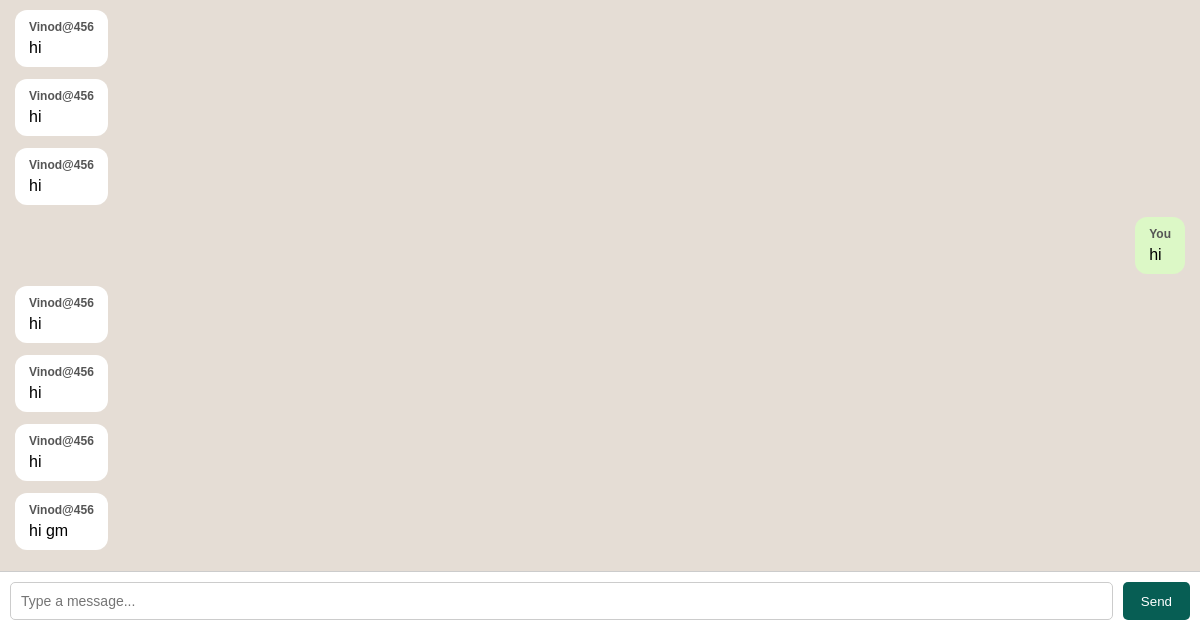
The page /chat/1/ (signed in, lower part) on the database as committed earlier.
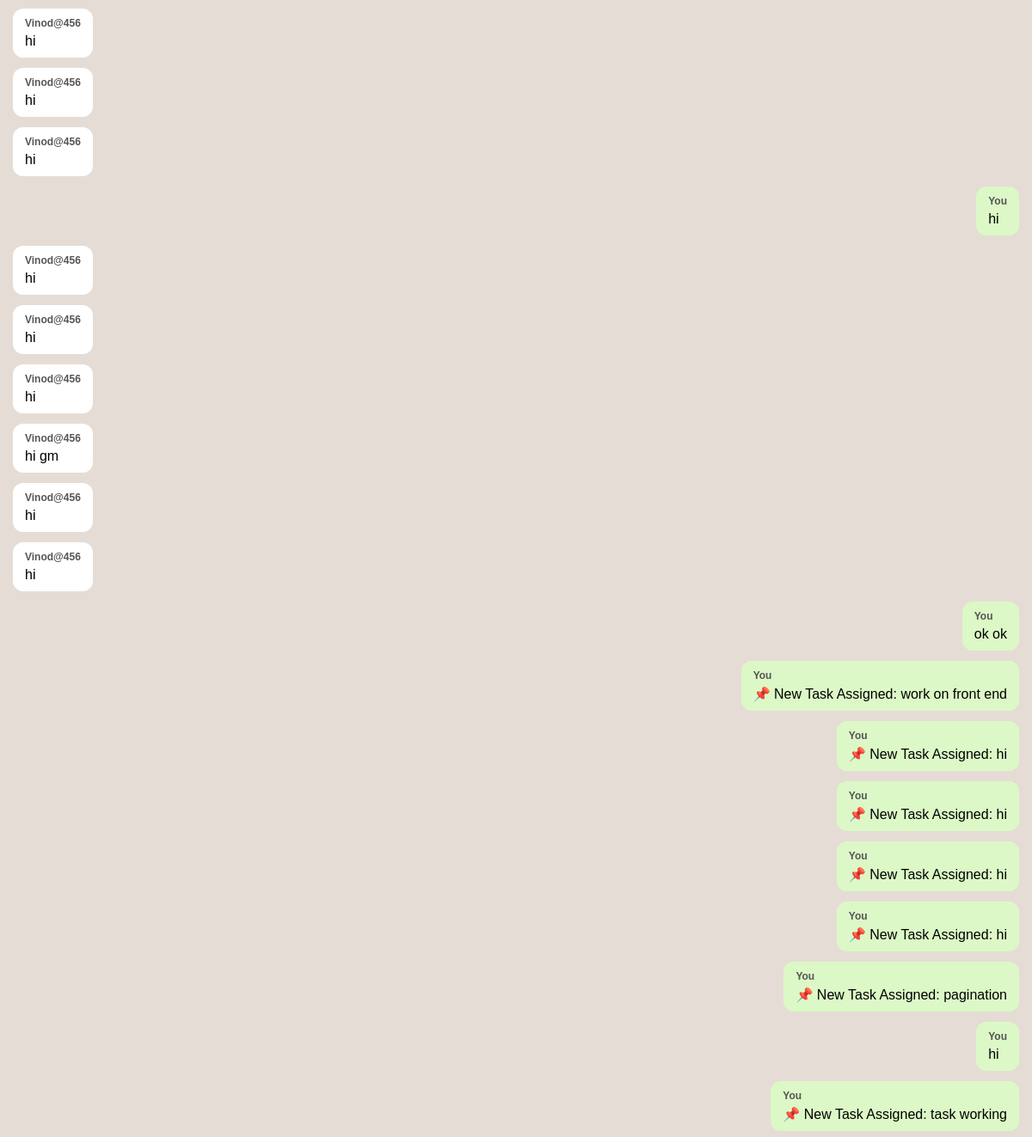
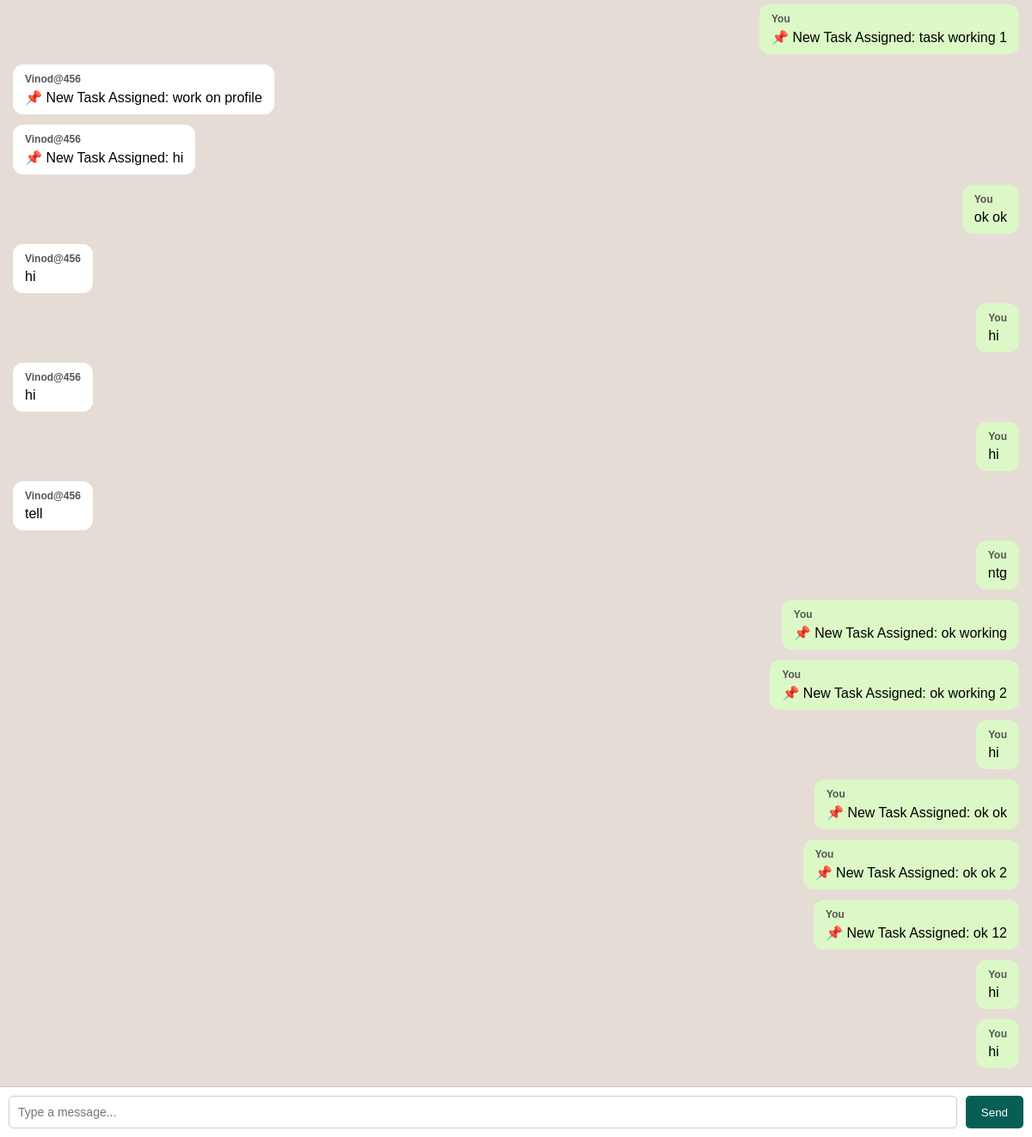
The same page on the database as committed later (2 pictures, top to bottom).
### myapp/models.py (models this page shows, shortened)
class Notification(models.Model):
    sender = models.ForeignKey(User, on_delete=models.CASCADE, related_name="sent_messages", blank=True, null=True)
    reciver = models.ForeignKey(User, on_delete=models.CASCADE, related_name="received_messages", null=True, blank=True)
    content = models.CharField(max_length=200)
    created_at = models.DateTimeField(auto_now_add=True)

### myapp/views.py (the view, shortened to what this page needs)
# urls.py: path('chat/<int:user_id>/', views.chat, name='chat'),
@login_required
def chat(request, user_id):
    other_user = get_object_or_404(User, id=user_id)
    messages = Notification.objects.filter(
        Q(sender=request.user, reciver=other_user) |
        Q(sender=other_user, reciver=request.user)
    ).order_by('created_at')
    return render(request, 'myapp/chat.html', {
        'messages': messages,
        'other_user': other_user
    })

### templates/myapp/chat.html (shortened to what this page needs)
<!DOCTYPE html>
<html lang="en">
<head>
</head>
<body>
<div class="chat-container" id="chat-box">
    {% for msg in messages %}
        {% if msg.sender == request.user %}
            <div class="bubble right">
                <div class="sender">You</div>
                <div>{{ msg.content }}</div>
            </div>
        {% else %}
            <div class="bubble left">
                <div class="sender">{{ msg.sender.username }}</div>
                <div>{{ msg.content }}</div>
            </div>
        {% endif %}
    {% endfor %}
</div>
<div class="input-box">
    <input type="text" id="message-input" placeholder="Type a message..." autocomplete="off">
    <button id="send-btn">Send</button>
</div>
</body>
</html>

Rows that differ between the two databases and show on the page:
added Notification: sender.username "Vinod@456", content "hi"
added Notification: sender.username "Vinod@456", content "hi"
added Notification: content "ok ok"
added Notification: content "📌 New Task Assigned: work on front end"
added Notification: content "📌 New Task Assigned: hi"
added Notification: content "📌 New Task Assigned: hi"
added Notification: content "📌 New Task Assigned: hi"
added Notification: content "📌 New Task Assigned: hi"
added Notification: content "📌 New Task Assigned: pagination"
added Notification: content "hi"
added Notification: content "📌 New Task Assigned: task working"
added Notification: content "📌 New Task Assigned: task working 1"
added Notification: sender.username "Vinod@456", content "📌 New Task Assigned: work on profile"
added Notification: sender.username "Vinod@456", content "📌 New Task Assigned: hi"
added Notification: content "ok ok"
added Notification: sender.username "Vinod@456", content "hi"
added Notification: content "hi"
added Notification: sender.username "Vinod@456", content "hi"
added Notification: content "hi"
added Notification: sender.username "Vinod@456", content "tell"
added Notification: content "ntg"
added Notification: content "📌 New Task Assigned: ok working"
added Notification: content "📌 New Task Assigned: ok working 2"
added Notification: content "hi"
added Notification: content "📌 New Task Assigned: ok ok"
added Notification: content "📌 New Task Assigned: ok ok 2"
added Notification: content "📌 New Task Assigned: ok 12"
added Notification: content "hi"
added Notification: content "hi"
